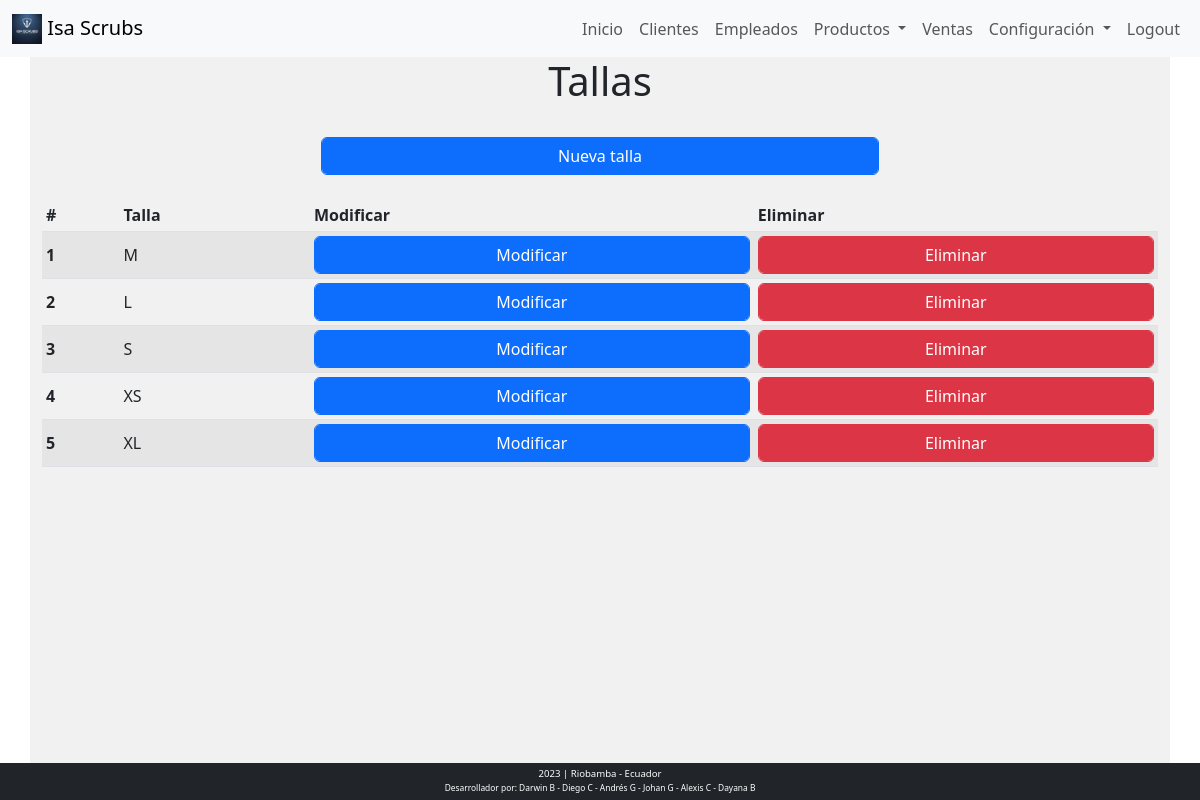
Page /talla (signed in) on the committed database.
### tables this page shows
CREATE TABLE `talla_modelo` (
  `Id_Talla` int(3) NOT NULL,
  `Talla` varchar(5) NOT NULL,
  `Eliminado` varchar(2) NOT NULL
);

### public/index.php (called while the page is built, shortened)
<?php
require_once("../controller/controlador.php");
?>

### view/talla.php (the view, shortened to what this page needs)
<?php
if (isset($_SESSION['tipo_persona']) && $_SESSION['tipo_persona'] == 'personal') {
    require_once("../config/conexion.php");
    $sql = "SELECT * from talla_modelo where Eliminado = 'no'";
    $res = mysqli_query($conexion, $sql);
    $datos = array();
    while ($fila = mysqli_fetch_assoc($res)) {
        $datos[] = $fila;
    }
?>
    <div class="row text-center">
        <div class="col">
            <h1>Tallas</h1>
        </div>
    </div>
    <div class="row text-center">
        <div class="col-md-12 py-4">
            <input type="button" value="Nueva talla" class="btn btn-primary form-control w-50" data-bs-toggle="modal" data-bs-target="#talla_insert_modal">
        </div>
    </div>
    <div class="row">
        <div class="col">
            <table class="table table-striped table-hover table-responsive-sm table-sm align-middle ">
                <thead>
                    <tr>
                        <th scope="col">#</th>
                        <th scope="col">Talla</th>
                        <th scope="col">Modificar</th>
                        <th scope="col">Eliminar</th>
                    </tr>
                </thead>
                <tbody>
                    <?php foreach ($datos as $key => $fila) { ?>
                        <tr>
                            <th scope="row"><?= $key + 1 ?></th>
                            <td><?= $fila['Talla'] ?></td>
                            <td><button class="btn btn-primary form-control btn_update" data-bs-toggle="modal" data-bs-target="#talla_update_modal" id="<?= $fila['Id_Talla'] ?>">Modificar</button>
                            </td>
                            <td>
                                <a href="/talla/delete?opcion=delete_talla&Id_Talla=<?= $fila['Id_Talla'] ?>"><button class="btn btn-danger form-control">Eliminar</button></a>
                            </td>
                        </tr>
                    <?php } ?>
                </tbody>
            </table>
        </div>
    </div>
<?php
} else
    header('Location: /');
?>

### public/css/estilos.css (style rules this page uses)
* { margin: 0; padding: 0; box-sizing: border-box; }
body { background-color: white; }

### rows in the picture
talla_modelo: Talla "M"
talla_modelo: Talla "L"
talla_modelo: Talla "S"
talla_modelo: Talla "XS"
talla_modelo: Talla "XL"
